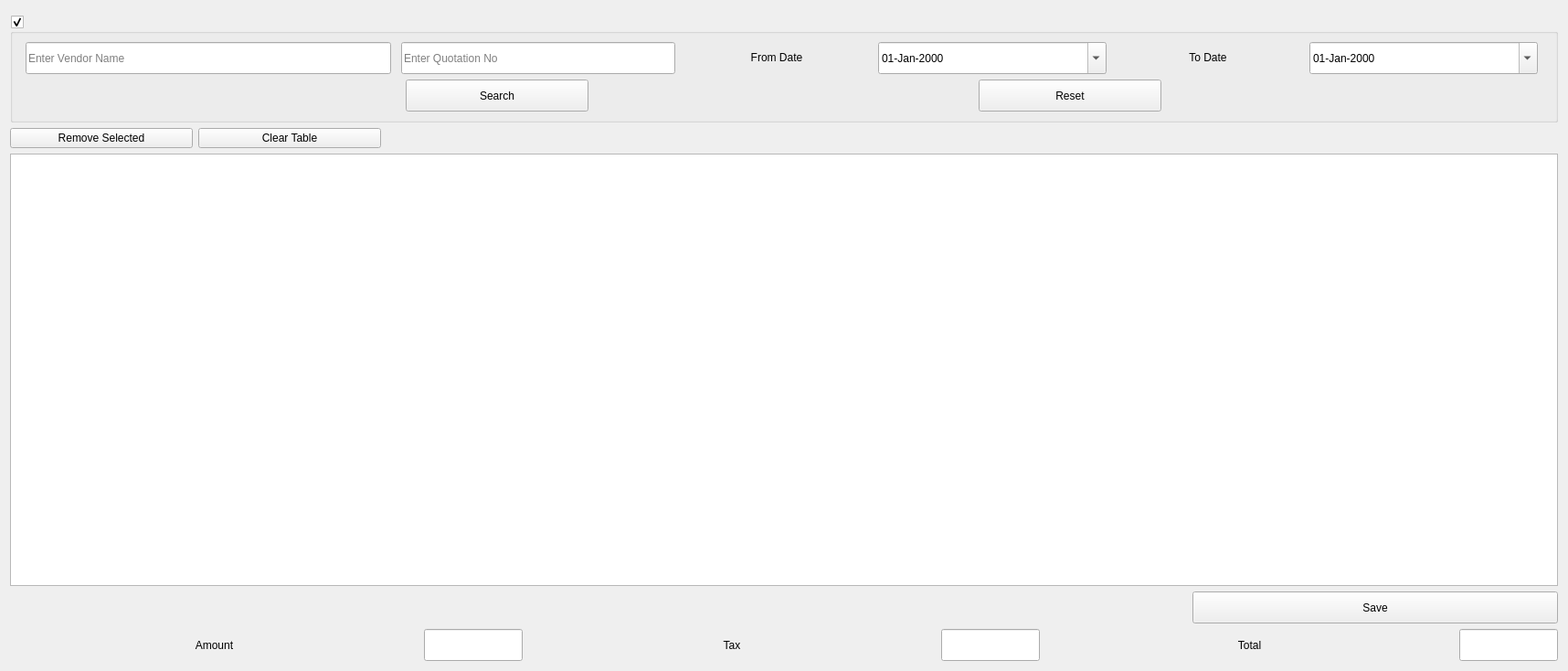
<?xml version="1.0" encoding="UTF-8"?>
<ui version="4.0">
 <class>quotationReport</class>
 <widget class="QWidget" name="quotationReport">
  <property name="geometry">
   <rect>
    <x>0</x>
    <y>0</y>
    <width>1716</width>
    <height>734</height>
   </rect>
  </property>
  <property name="sizePolicy">
   <sizepolicy hsizetype="Expanding" vsizetype="Preferred">
    <horstretch>0</horstretch>
    <verstretch>0</verstretch>
   </sizepolicy>
  </property>
  <property name="windowTitle">
   <string>Form</string>
  </property>
  <layout class="QGridLayout" name="gridLayout">
   <item row="0" column="0" colspan="2">
    <widget class="Header" name="widget_2" native="true"/>
   </item>
   <item row="1" column="0" colspan="2">
    <widget class="QGroupBox" name="groupBox">
     <property name="title">
      <string/>
     </property>
     <property name="checkable">
      <bool>true</bool>
     </property>
     <layout class="QVBoxLayout" name="verticalLayout">
      <item>
       <layout class="QHBoxLayout" name="horizontalLayout">
        <item>
         <widget class="QLineEdit" name="customerSearchValue">
          <property name="sizePolicy">
           <sizepolicy hsizetype="Expanding" vsizetype="Fixed">
            <horstretch>0</horstretch>
            <verstretch>0</verstretch>
           </sizepolicy>
          </property>
          <property name="minimumSize">
           <size>
            <width>350</width>
            <height>35</height>
           </size>
          </property>
          <property name="maximumSize">
           <size>
            <width>400</width>
            <height>16777215</height>
           </size>
          </property>
          <property name="placeholderText">
           <string>Enter Vendor Name</string>
          </property>
         </widget>
        </item>
        <item>
         <widget class="QLineEdit" name="billSearchValue">
          <property name="sizePolicy">
           <sizepolicy hsizetype="Expanding" vsizetype="Fixed">
            <horstretch>0</horstretch>
            <verstretch>0</verstretch>
           </sizepolicy>
          </property>
          <property name="minimumSize">
           <size>
            <width>0</width>
            <height>35</height>
           </size>
          </property>
          <property name="maximumSize">
           <size>
            <width>300</width>
            <height>16777215</height>
           </size>
          </property>
          <property name="placeholderText">
           <string>Enter Quotation No</string>
          </property>
         </widget>
        </item>
        <item>
         <widget class="QLabel" name="fromDateLabel">
          <property name="sizePolicy">
           <sizepolicy hsizetype="Expanding" vsizetype="Fixed">
            <horstretch>0</horstretch>
            <verstretch>0</verstretch>
           </sizepolicy>
          </property>
          <property name="minimumSize">
           <size>
            <width>0</width>
            <height>0</height>
           </size>
          </property>
          <property name="maximumSize">
           <size>
            <width>200</width>
            <height>16777215</height>
           </size>
          </property>
          <property name="text">
           <string>From Date</string>
          </property>
          <property name="alignment">
           <set>Qt::AlignCenter</set>
          </property>
         </widget>
        </item>
        <item>
         <widget class="QDateEdit" name="fromDateValue">
          <property name="sizePolicy">
           <sizepolicy hsizetype="Expanding" vsizetype="Fixed">
            <horstretch>0</horstretch>
            <verstretch>0</verstretch>
           </sizepolicy>
          </property>
          <property name="minimumSize">
           <size>
            <width>0</width>
            <height>35</height>
           </size>
          </property>
          <property name="maximumSize">
           <size>
            <width>250</width>
            <height>16777215</height>
           </size>
          </property>
          <property name="displayFormat">
           <string>dd-MMM-yyyy</string>
          </property>
          <property name="calendarPopup">
           <bool>true</bool>
          </property>
         </widget>
        </item>
        <item>
         <widget class="QLabel" name="toDateLabel">
          <property name="sizePolicy">
           <sizepolicy hsizetype="Expanding" vsizetype="Fixed">
            <horstretch>0</horstretch>
            <verstretch>0</verstretch>
           </sizepolicy>
          </property>
          <property name="minimumSize">
           <size>
            <width>0</width>
            <height>0</height>
           </size>
          </property>
          <property name="maximumSize">
           <size>
            <width>200</width>
            <height>16777215</height>
           </size>
          </property>
          <property name="text">
           <string>To Date</string>
          </property>
          <property name="alignment">
           <set>Qt::AlignCenter</set>
          </property>
         </widget>
        </item>
        <item>
         <widget class="QDateEdit" name="toDateValue">
          <property name="sizePolicy">
           <sizepolicy hsizetype="Expanding" vsizetype="Fixed">
            <horstretch>0</horstretch>
            <verstretch>0</verstretch>
           </sizepolicy>
          </property>
          <property name="minimumSize">
           <size>
            <width>0</width>
            <height>35</height>
           </size>
          </property>
          <property name="maximumSize">
           <size>
            <width>250</width>
            <height>16777215</height>
           </size>
          </property>
          <property name="displayFormat">
           <string>dd-MMM-yyyy</string>
          </property>
          <property name="calendarPopup">
           <bool>true</bool>
          </property>
         </widget>
        </item>
       </layout>
      </item>
      <item>
       <layout class="QHBoxLayout" name="horizontalLayout_2">
        <item>
         <widget class="QPushButton" name="searchButton">
          <property name="sizePolicy">
           <sizepolicy hsizetype="Fixed" vsizetype="Fixed">
            <horstretch>0</horstretch>
            <verstretch>0</verstretch>
           </sizepolicy>
          </property>
          <property name="minimumSize">
           <size>
            <width>0</width>
            <height>35</height>
           </size>
          </property>
          <property name="maximumSize">
           <size>
            <width>200</width>
            <height>16777215</height>
           </size>
          </property>
          <property name="text">
           <string>Search</string>
          </property>
         </widget>
        </item>
        <item>
         <widget class="QPushButton" name="resetButton">
          <property name="sizePolicy">
           <sizepolicy hsizetype="Fixed" vsizetype="Fixed">
            <horstretch>0</horstretch>
            <verstretch>0</verstretch>
           </sizepolicy>
          </property>
          <property name="minimumSize">
           <size>
            <width>0</width>
            <height>35</height>
           </size>
          </property>
          <property name="maximumSize">
           <size>
            <width>200</width>
            <height>16777215</height>
           </size>
          </property>
          <property name="text">
           <string>Reset</string>
          </property>
         </widget>
        </item>
       </layout>
      </item>
     </layout>
    </widget>
   </item>
   <item row="2" column="0" colspan="2">
    <layout class="QHBoxLayout" name="horizontalLayout_4">
     <item>
      <widget class="QPushButton" name="removeButton">
       <property name="minimumSize">
        <size>
         <width>200</width>
         <height>0</height>
        </size>
       </property>
       <property name="text">
        <string>Remove Selected</string>
       </property>
      </widget>
     </item>
     <item>
      <widget class="QPushButton" name="clearButton">
       <property name="minimumSize">
        <size>
         <width>200</width>
         <height>0</height>
        </size>
       </property>
       <property name="text">
        <string>Clear Table</string>
       </property>
      </widget>
     </item>
     <item>
      <spacer name="horizontalSpacer_2">
       <property name="orientation">
        <enum>Qt::Horizontal</enum>
       </property>
       <property name="sizeHint" stdset="0">
        <size>
         <width>40</width>
         <height>20</height>
        </size>
       </property>
      </spacer>
     </item>
    </layout>
   </item>
   <item row="3" column="0" colspan="2">
    <widget class="QuotationReportTable" name="quotationReportTable"/>
   </item>
   <item row="4" column="0">
    <spacer name="horizontalSpacer">
     <property name="orientation">
      <enum>Qt::Horizontal</enum>
     </property>
     <property name="sizeHint" stdset="0">
      <size>
       <width>1278</width>
       <height>20</height>
      </size>
     </property>
    </spacer>
   </item>
   <item row="4" column="1">
    <widget class="QPushButton" name="saveButton">
     <property name="sizePolicy">
      <sizepolicy hsizetype="Minimum" vsizetype="Fixed">
       <horstretch>0</horstretch>
       <verstretch>0</verstretch>
      </sizepolicy>
     </property>
     <property name="minimumSize">
      <size>
       <width>400</width>
       <height>35</height>
      </size>
     </property>
     <property name="text">
      <string>Save</string>
     </property>
    </widget>
   </item>
   <item row="5" column="0" colspan="2">
    <layout class="QHBoxLayout" name="horizontalLayout_3">
     <item>
      <widget class="QLabel" name="amountLabel">
       <property name="text">
        <string>Amount</string>
       </property>
       <property name="alignment">
        <set>Qt::AlignCenter</set>
       </property>
      </widget>
     </item>
     <item>
      <widget class="QLineEdit" name="amountValue">
       <property name="sizePolicy">
        <sizepolicy hsizetype="Fixed" vsizetype="Fixed">
         <horstretch>0</horstretch>
         <verstretch>0</verstretch>
        </sizepolicy>
       </property>
       <property name="minimumSize">
        <size>
         <width>0</width>
         <height>35</height>
        </size>
       </property>
       <property name="readOnly">
        <bool>true</bool>
       </property>
      </widget>
     </item>
     <item>
      <widget class="QLabel" name="taxLabel">
       <property name="text">
        <string>Tax</string>
       </property>
       <property name="alignment">
        <set>Qt::AlignCenter</set>
       </property>
      </widget>
     </item>
     <item>
      <widget class="QLineEdit" name="taxValue">
       <property name="sizePolicy">
        <sizepolicy hsizetype="Fixed" vsizetype="Fixed">
         <horstretch>0</horstretch>
         <verstretch>0</verstretch>
        </sizepolicy>
       </property>
       <property name="minimumSize">
        <size>
         <width>0</width>
         <height>35</height>
        </size>
       </property>
       <property name="readOnly">
        <bool>true</bool>
       </property>
      </widget>
     </item>
     <item>
      <widget class="QLabel" name="totalLabel">
       <property name="text">
        <string>Total</string>
       </property>
       <property name="alignment">
        <set>Qt::AlignCenter</set>
       </property>
      </widget>
     </item>
     <item>
      <widget class="QLineEdit" name="totalValue">
       <property name="sizePolicy">
        <sizepolicy hsizetype="Fixed" vsizetype="Fixed">
         <horstretch>0</horstretch>
         <verstretch>0</verstretch>
        </sizepolicy>
       </property>
       <property name="minimumSize">
        <size>
         <width>0</width>
         <height>35</height>
        </size>
       </property>
       <property name="readOnly">
        <bool>true</bool>
       </property>
      </widget>
     </item>
    </layout>
   </item>
  </layout>
 </widget>
 <customwidgets>
  <customwidget>
   <class>Header</class>
   <extends>QWidget</extends>
   <header location="global">_widgets.header</header>
   <container>1</container>
  </customwidget>
  <customwidget>
   <class>QuotationReportTable</class>
   <extends>QTableView</extends>
   <header>_views.quotationReportTableView</header>
  </customwidget>
 </customwidgets>
 <resources/>
 <connections/>
</ui>
